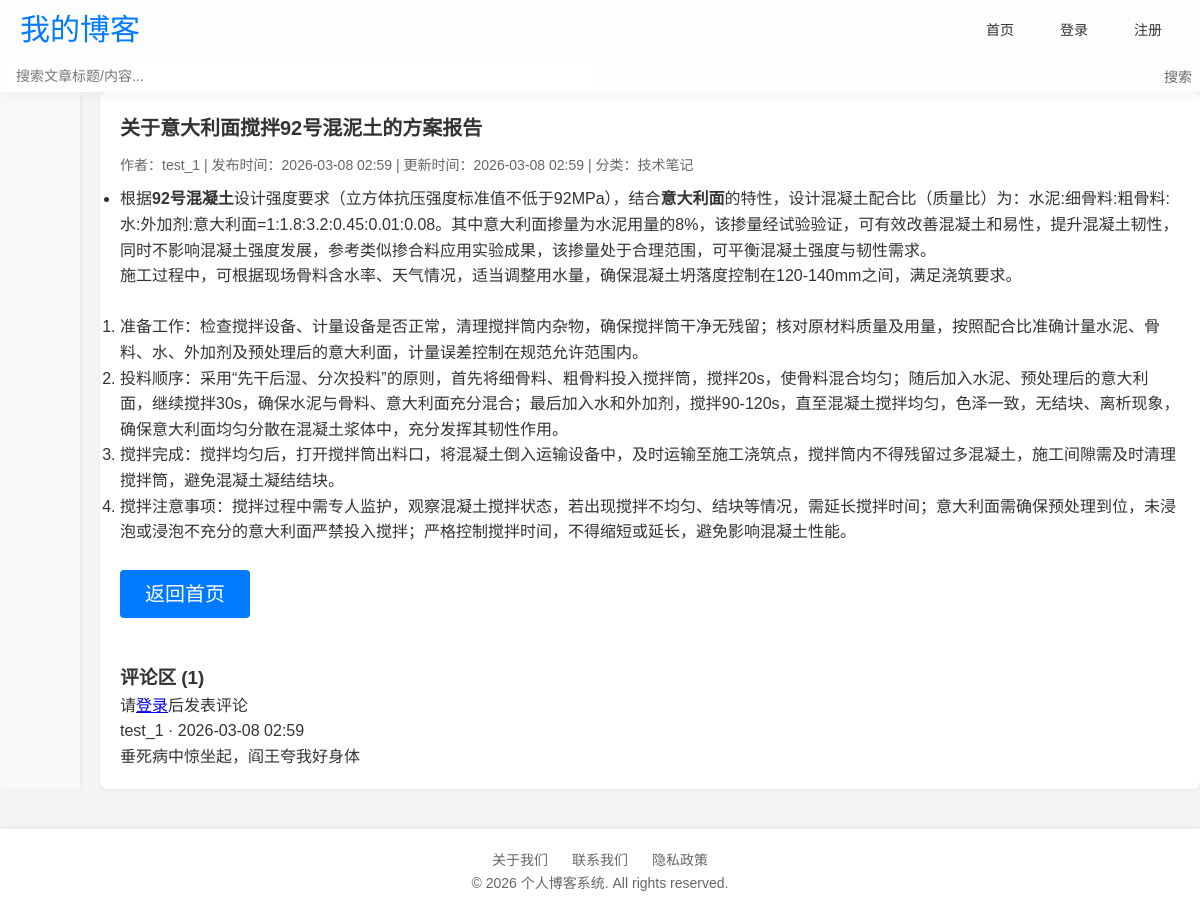
/post/1, run on the app's committed database.
### app.py (models this page shows)
class Post(db.Model):
    id = db.Column(db.Integer,primary_key = True)                # 文章id
    title = db.Column(db.String(100),nullable = False)           # 文章标题
    content = db.Column(db.Text,nullable = False)                # 文章内容
    created_at = db.Column(db.DateTime,default = datetime.utcnow)# 创建时间
    updated_at = db.Column(db.DateTime,default = datetime.utcnow,updated_at = datetime.utcnow)# 更新时间
    user_id = db.Column(db.Integer,nullable = False)
    category_id = db.Column(db.Integer,nullable = False)

class User(UserMixin,db.Model):
    id = db.Column(db.Integer, primary_key=True)
    username = db.Column(db.String(20), unique=True, nullable=False)
    email = db.Column(db.String(120), unique=True, nullable=False)
    password = db.Column(db.String(60), nullable=False)

class Category(db.Model):
    id = db.Column(db.Integer, primary_key=True)
    name = db.Column(db.String(50), unique=True, nullable=False)

class Comment(db.Model):
    id = db.Column(db.Integer, primary_key=True)
    content = db.Column(db.Text, nullable=False)
    created_at = db.Column(db.DateTime, default=datetime.utcnow)
    user_id = db.Column(db.Integer,nullable = False)
    post_id = db.Column(db.Integer,nullable = False)

### app.py (the view, shortened to what this page needs)
@app.route("/post/<int:post_id>",methods = ["POST","GET"])
def post(post_id):
    post = Post.query.get_or_404(post_id) # 查询文章存在或404
    post.author = get_post_author(post)
    post.category = get_post_category(post)
    comments = Comment.query.filter_by(post_id = post_id).order_by(Comment.created_at.desc()).all()
    for comment in comments:
        comment.author = User.query.get(comment.user_id)
        if not comment.author:
            comment.author = type('Anonymous', (), {'username': '匿名用户'})() # 动态创建一个名为 Anonymous 的类并实例化，该对象有 username 属性，值为「匿名用户」
    return render_template("post.html",post = post,comments = comments)

### app.py (called while the page is built)
def get_post_author(post):
    return User.query.get(post.user_id)

def get_post_category(post):
    if post.category_id:
        return Category.query.get(post.category_id)
    return None

### templates/post.html (shortened to what this page needs)
{% extends 'base.html' %}
{% block content %}
    <div class="post">
        <h2 class="post-title">{{ post.title }}</h2>
        <div class="post-meta">
            作者：{{ post.author.username }} |
            发布时间：{{ post.created_at.strftime('%Y-%m-%d %H:%M') }} |
            更新时间：{{ post.updated_at.strftime('%Y-%m-%d %H:%M') }} |
            {% if post.category %}分类：{{ post.category.name }}{% else %}无分类{% endif %}
        </div>
        <div class="post-content">
            {{ post.content|safe }}
        </div>
        <div style="margin-top: 20px;">
            <a href="{{ url_for('index') }}" class="btn btn-primary">返回首页</a>
        </div>
        <div style="margin-top: 40px;">
            <h3>评论区 ({{ comments|length }})</h3>
            {% if current_user.is_authenticated %}
                <form method="POST" style="margin-bottom: 20px;">
                    <label for="comment">发表评论：</label>
                    <textarea id="comment" name="comment" rows="3" required></textarea>
                    <button type="submit">提交评论</button>
                </form>
            {% else %}
                <p>请<a href="{{ url_for('login') }}">登录</a>后发表评论</p>
            {% endif %}
            {% if comments %}
                {% for comment in comments %}
                    <div class="comment">
                        <div class="comment-meta">
                            {{ comment.author.username }} · {{ comment.created_at.strftime('%Y-%m-%d %H:%M') }}
                        </div>
                        <div>{{ comment.content|replace('\n', '<br>')|safe }}</div>
                    </div>
                {% endfor %}
            {% else %}
                <p>暂无评论，快来抢沙发吧！</p>
            {% endif %}
        </div>
    </div>
{% endblock %}

### templates/base.html (style rules this page uses)
* { margin: 0; padding: 0; box-sizing: border-box; }
body { font-family: -apple-system, BlinkMacSystemFont, "Segoe UI", Roboto, "Helvetica Neue", Arial, sans-serif; background-color: #f5f5f5; color: #333; line-height: 1.6; }
.post-title { font-size: 20px; font-weight: 600; margin-bottom: 10px; }
.post-meta { font-size: 14px; color: #666; margin-bottom: 10px; }
.btn { display: inline-block; padding: 8px 16px; margin: 5px 0; border: none; border-radius: 4px; cursor: pointer; font-size: 20px; width: 130px; text-decoration: none; text-align: center; transition: all 0.3s ease; }
.btn-primary { background-color: #007bff; color: #fff; }

### data on the page
Post: title "关于意大利面搅拌92号混泥土的方案报告", created_at "2026-03-08 02:59", updated_at "2026-03-08 02:59", content "根据 92号混凝土 设计强度要求（立方体抗压强度标准值不低于92MPa），结合 意大利面 的特性，设计混凝土配合比（质量比）为：水泥:细骨料:粗骨料:水:外加剂:意大利面=1:1.8:3.2:0.45:0.01:0.08。其中意大利面掺量为水泥用量的8%，该掺量经试验验证，可有效改善混凝土和易性，提升混凝土韧性，同时不影响混凝土强度发展，参考类似掺合料应用实验成果，该掺量处于合理范围，可平衡混凝土强度与韧性需求。 施工过程中，可根据现场骨料含水率、天气情况，适当调整用水量，确保混凝土坍落度控制在120-140mm之间，满足浇筑要求。 准备工作：检查搅拌设备、计量设备是否正常，清理搅拌筒内杂物，确保搅拌筒干净无残留；核对原材料质量及用量，按照配合比准确计量水泥、骨料、水、外加剂及预处理后的意大利面，计量误差控制在规范允许范围内。 投料顺序：采用“先干后湿、分次投料”的原则，首先将细骨料、粗骨料投入搅拌筒，搅拌20s，使骨料混合均匀；随后加入水泥、预处理后的意大利面，继续搅拌30s，确保水泥与骨料、意大利面充分混合；最后加入水和外加剂，搅拌90-120s，直至混凝土搅拌均匀，色泽一致，无结块、离析现象，确保意大利面均匀分散在混凝土浆体中，充分发挥其韧性作用。 搅拌完成：搅拌均匀后，打开搅拌筒出料口，将混凝土倒入运输设备中，及时运输至施工浇筑点，搅拌筒内不得残留过多混凝土，施工间隙需及时清理搅拌筒，避免混凝土凝结结块。…"
User: author.username "test_1"
Category: category.name "技术笔记"
Comment: author.username "test_1", created_at "2026-03-08 02:59", content "垂死病中惊坐起，阎王夸我好身体"

### other printed values
{{ comments|length }} "1"
